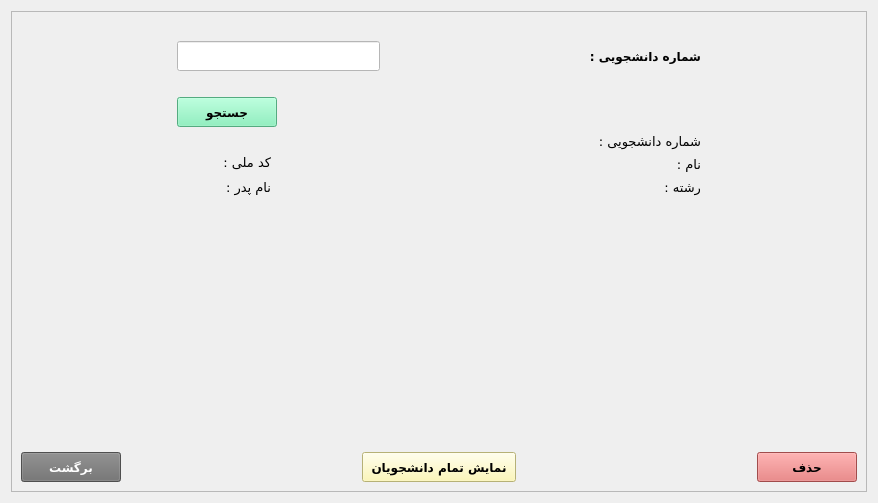
     <widget class="QWidget" name="tab_3">
      <attribute name="title">
       <string>حذف دانشجو</string>
      </attribute>
      <layout class="QGridLayout" name="gridLayout_5">
       <item row="0" column="0">
        <widget class="QFrame" name="frame_3">
         <property name="layoutDirection">
          <enum>Qt::LeftToRight</enum>
         </property>
         <property name="frameShape">
          <enum>QFrame::StyledPanel</enum>
         </property>
         <property name="frameShadow">
          <enum>QFrame::Raised</enum>
         </property>
         <layout class="QGridLayout" name="gridLayout_7">
          <item row="3" column="0" colspan="3">
           <layout class="QHBoxLayout" name="horizontalLayout_9">
            <item>
             <widget class="QPushButton" name="pushButton_backTab3">
              <property name="minimumSize">
               <size>
                <width>100</width>
                <height>30</height>
               </size>
              </property>
              <property name="font">
               <font>
                <family>B Nazanin</family>
                <pointsize>9</pointsize>
                <weight>75</weight>
                <bold>true</bold>
               </font>
              </property>
              <property name="styleSheet">
               <string notr="true">background-color: rgb(111, 111, 111);
color:white;</string>
              </property>
              <property name="text">
               <string>برگشت</string>
              </property>
             </widget>
            </item>
            <item>
             <spacer name="horizontalSpacer_29">
              <property name="orientation">
               <enum>Qt::Horizontal</enum>
              </property>
              <property name="sizeHint" stdset="0">
               <size>
                <width>40</width>
                <height>20</height>
               </size>
              </property>
             </spacer>
            </item>
            <item>
             <widget class="QPushButton" name="pushButton_showAllStuTab3">
              <property name="minimumSize">
               <size>
                <width>154</width>
                <height>30</height>
               </size>
              </property>
              <property name="font">
               <font>
                <family>B Nazanin</family>
                <pointsize>9</pointsize>
                <weight>75</weight>
                <bold>true</bold>
               </font>
              </property>
              <property name="styleSheet">
               <string notr="true">background-color: rgb(255, 248, 165)</string>
              </property>
              <property name="text">
               <string>نمایش تمام دانشجویان</string>
              </property>
             </widget>
            </item>
            <item>
             <spacer name="horizontalSpacer_30">
              <property name="orientation">
               <enum>Qt::Horizontal</enum>
              </property>
              <property name="sizeHint" stdset="0">
               <size>
                <width>40</width>
                <height>20</height>
               </size>
              </property>
             </spacer>
            </item>
            <item>
             <widget class="QPushButton" name="pushButton_removeTab3">
              <property name="minimumSize">
               <size>
                <width>100</width>
                <height>30</height>
               </size>
              </property>
              <property name="font">
               <font>
                <family>B Nazanin</family>
                <pointsize>9</pointsize>
                <weight>75</weight>
                <bold>true</bold>
               </font>
              </property>
              <property name="styleSheet">
               <string notr="true">background-color:rgb(226, 106, 106)</string>
              </property>
              <property name="text">
               <string>حذف</string>
              </property>
             </widget>
            </item>
           </layout>
          </item>
          <item row="1" column="1">
           <layout class="QVBoxLayout" name="verticalLayout_12">
            <item>
             <layout class="QHBoxLayout" name="horizontalLayout_10">
              <item>
               <widget class="QLineEdit" name="lineEdit_stuCodeTab3">
                <property name="minimumSize">
                 <size>
                  <width>0</width>
                  <height>30</height>
                 </size>
                </property>
                <property name="font">
                 <font>
                  <pointsize>9</pointsize>
                 </font>
                </property>
                <property name="styleSheet">
                 <string notr="true">background-color: white;</string>
                </property>
               </widget>
              </item>
              <item>
               <spacer name="horizontalSpacer_31">
                <property name="orientation">
                 <enum>Qt::Horizontal</enum>
                </property>
                <property name="sizeHint" stdset="0">
                 <size>
                  <width>40</width>
                  <height>20</height>
                 </size>
                </property>
               </spacer>
              </item>
              <item>
               <widget class="QLabel" name="label_19">
                <property name="font">
                 <font>
                  <family>B Titr</family>
                  <pointsize>9</pointsize>
                  <weight>75</weight>
                  <bold>true</bold>
                 </font>
                </property>
                <property name="text">
                 <string>شماره دانشجویی :</string>
                </property>
               </widget>
              </item>
             </layout>
            </item>
            <item>
             <spacer name="horizontalSpacer_32">
              <property name="orientation">
               <enum>Qt::Horizontal</enum>
              </property>
              <property name="sizeHint" stdset="0">
               <size>
                <width>40</width>
                <height>20</height>
               </size>
              </property>
             </spacer>
            </item>
            <item>
             <layout class="QHBoxLayout" name="horizontalLayout_11">
              <item>
               <widget class="QPushButton" name="pushButton_searchTab3">
                <property name="minimumSize">
                 <size>
                  <width>100</width>
                  <height>30</height>
                 </size>
                </property>
                <property name="font">
                 <font>
                  <family>B Nazanin</family>
                  <pointsize>9</pointsize>
                  <weight>75</weight>
                  <bold>true</bold>
                 </font>
                </property>
                <property name="styleSheet">
                 <string notr="true">background-color: rgb(118, 240, 179)</string>
                </property>
                <property name="text">
                 <string>جستجو</string>
                </property>
               </widget>
              </item>
              <item>
               <spacer name="horizontalSpacer_33">
                <property name="orientation">
                 <enum>Qt::Horizontal</enum>
                </property>
                <property name="sizeHint" stdset="0">
                 <size>
                  <width>40</width>
                  <height>20</height>
                 </size>
                </property>
               </spacer>
              </item>
             </layout>
            </item>
            <item>
             <layout class="QHBoxLayout" name="horizontalLayout_12">
              <item>
               <layout class="QHBoxLayout" name="horizontalLayout_13">
                <item>
                 <layout class="QVBoxLayout" name="verticalLayout_13">
                  <item>
                   <spacer name="horizontalSpacer_34">
                    <property name="orientation">
                     <enum>Qt::Horizontal</enum>
                    </property>
                    <property name="sizeHint" stdset="0">
                     <size>
                      <width>40</width>
                      <height>20</height>
                     </size>
                    </property>
                   </spacer>
                  </item>
                  <item>
                   <widget class="QLabel" name="label_nationalCodeTab3">
                    <property name="font">
                     <font>
                      <pointsize>9</pointsize>
                     </font>
                    </property>
                    <property name="text">
                     <string/>
                    </property>
                   </widget>
                  </item>
                  <item>
                   <widget class="QLabel" name="label_fathersNameTab3">
                    <property name="font">
                     <font>
                      <pointsize>9</pointsize>
                     </font>
                    </property>
                    <property name="text">
                     <string/>
                    </property>
                   </widget>
                  </item>
                 </layout>
                </item>
                <item>
                 <layout class="QVBoxLayout" name="verticalLayout_14">
                  <item>
                   <spacer name="horizontalSpacer_35">
                    <property name="orientation">
                     <enum>Qt::Horizontal</enum>
                    </property>
                    <property name="sizeHint" stdset="0">
                     <size>
                      <width>40</width>
                      <height>20</height>
                     </size>
                    </property>
                   </spacer>
                  </item>
                  <item>
                   <widget class="QLabel" name="label_20">
                    <property name="font">
                     <font>
                      <family>B Koodak</family>
                      <pointsize>10</pointsize>
                      <weight>50</weight>
                      <bold>false</bold>
                     </font>
                    </property>
                    <property name="text">
                     <string>کد ملی :</string>
                    </property>
                   </widget>
                  </item>
                  <item>
                   <widget class="QLabel" name="label_21">
                    <property name="font">
                     <font>
                      <family>B Koodak</family>
                      <pointsize>10</pointsize>
                      <weight>50</weight>
                      <bold>false</bold>
                     </font>
                    </property>
                    <property name="text">
                     <string>نام پدر :</string>
                    </property>
                   </widget>
                  </item>
                 </layout>
                </item>
               </layout>
              </item>
              <item>
               <spacer name="horizontalSpacer_36">
                <property name="orientation">
                 <enum>Qt::Horizontal</enum>
                </property>
                <property name="sizeHint" stdset="0">
                 <size>
                  <width>308</width>
                  <height>20</height>
                 </size>
                </property>
               </spacer>
              </item>
              <item>
               <layout class="QHBoxLayout" name="horizontalLayout_14">
                <item>
                 <layout class="QVBoxLayout" name="verticalLayout_15">
                  <item>
                   <widget class="QLabel" name="label_stuCodeTab3">
                    <property name="font">
                     <font>
                      <pointsize>9</pointsize>
                     </font>
                    </property>
                    <property name="text">
                     <string/>
                    </property>
                   </widget>
                  </item>
                  <item>
                   <widget class="QLabel" name="label_nameTab3">
                    <property name="font">
                     <font>
                      <pointsize>9</pointsize>
                     </font>
                    </property>
                    <property name="text">
                     <string/>
                    </property>
                   </widget>
                  </item>
                  <item>
                   <widget class="QLabel" name="label_fieldTab3">
                    <property name="font">
                     <font>
                      <pointsize>9</pointsize>
                     </font>
                    </property>
                    <property name="text">
                     <string/>
                    </property>
                   </widget>
                  </item>
                 </layout>
                </item>
                <item>
                 <layout class="QVBoxLayout" name="verticalLayout_16">
                  <item>
                   <widget class="QLabel" name="label_22">
                    <property name="font">
                     <font>
                      <family>B Koodak</family>
                      <pointsize>10</pointsize>
                      <weight>50</weight>
                      <bold>false</bold>
                     </font>
                    </property>
                    <property name="text">
                     <string>شماره دانشجویی :</string>
                    </property>
                   </widget>
                  </item>
                  <item>
                   <widget class="QLabel" name="label_23">
                    <property name="font">
                     <font>
                      <family>B Koodak</family>
                      <pointsize>10</pointsize>
                      <weight>50</weight>
                      <bold>false</bold>
                     </font>
                    </property>
                    <property name="text">
                     <string>نام :</string>
                    </property>
                   </widget>
                  </item>
                  <item>
                   <widget class="QLabel" name="label_24">
                    <property name="font">
                     <font>
                      <family>B Koodak</family>
                      <pointsize>10</pointsize>
                     </font>
                    </property>
                    <property name="text">
                     <string>رشته :</string>
                    </property>
                   </widget>
                  </item>
                 </layout>
                </item>
               </layout>
              </item>
             </layout>
            </item>
           </layout>
          </item>
          <item row="1" column="2">
           <spacer name="horizontalSpacer_38">
            <property name="orientation">
             <enum>Qt::Horizontal</enum>
            </property>
            <property name="sizeType">
             <enum>QSizePolicy::Minimum</enum>
            </property>
            <property name="sizeHint" stdset="0">
             <size>
              <width>150</width>
              <height>20</height>
             </size>
            </property>
           </spacer>
          </item>
          <item row="1" column="0">
           <spacer name="horizontalSpacer_37">
            <property name="orientation">
             <enum>Qt::Horizontal</enum>
            </property>
            <property name="sizeType">
             <enum>QSizePolicy::Minimum</enum>
            </property>
            <property name="sizeHint" stdset="0">
             <size>
              <width>150</width>
              <height>20</height>
             </size>
            </property>
           </spacer>
          </item>
          <item row="2" column="1">
           <spacer name="verticalSpacer_3">
            <property name="orientation">
             <enum>Qt::Vertical</enum>
            </property>
            <property name="sizeType">
             <enum>QSizePolicy::Minimum</enum>
            </property>
            <property name="sizeHint" stdset="0">
             <size>
              <width>20</width>
              <height>250</height>
             </size>
            </property>
           </spacer>
          </item>
          <item row="0" column="1">
           <spacer name="horizontalSpacer_39">
            <property name="orientation">
             <enum>Qt::Horizontal</enum>
            </property>
            <property name="sizeHint" stdset="0">
             <size>
              <width>40</width>
              <height>20</height>
             </size>
            </property>
           </spacer>
          </item>
         </layout>
        </widget>
       </item>
      </layout>
     </widget>
